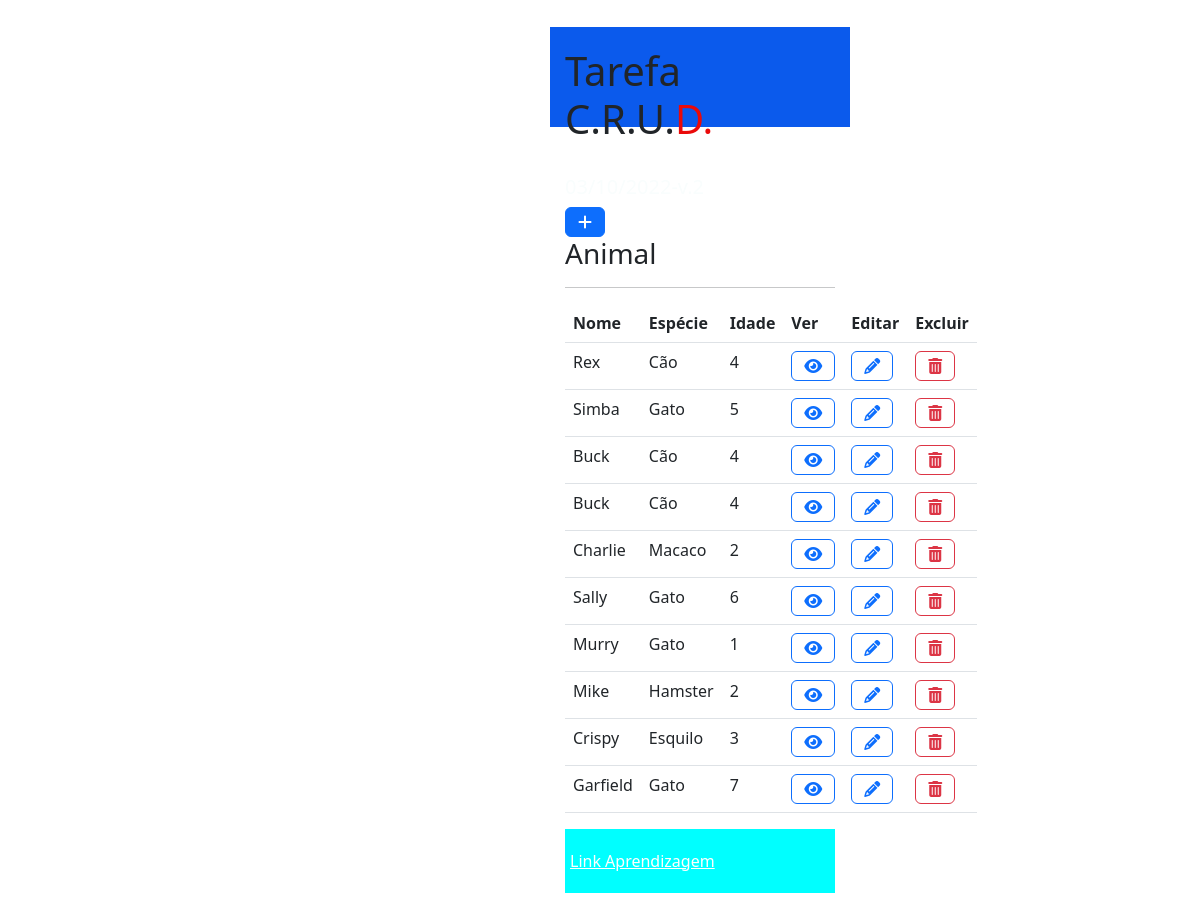
The page /lista/ (lower part) on the database as committed earlier.
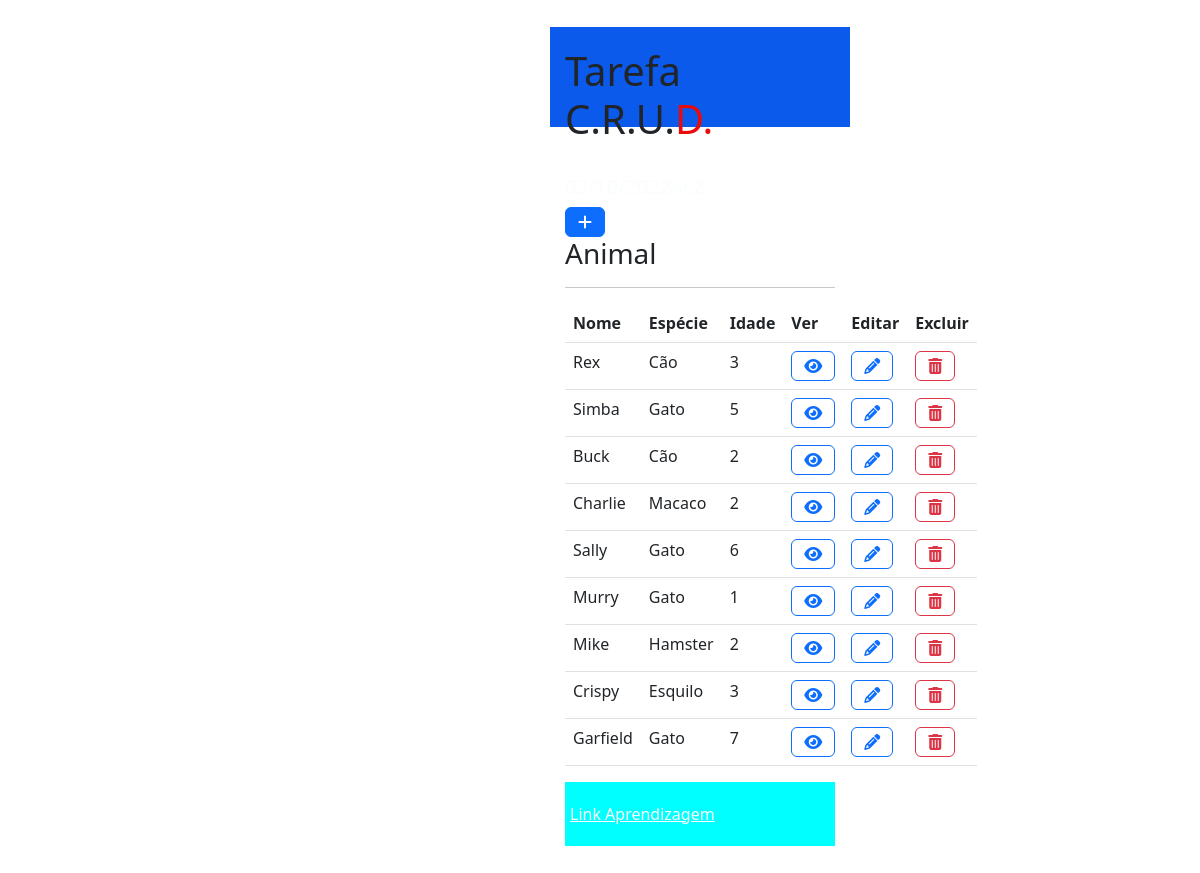
The same page on the database as committed later.
### apps/animal/models.py (models this page shows, shortened)
class Animal(models.Model):
    nome = models.CharField(max_length=50)
    especie = models.CharField(max_length=30)
    idade = models.IntegerField()

### apps/animal/views.py (the view)
# urls.py: path('lista/', AnimalListView.as_view(), name='lista'),
class AnimalListView(ListView):
    model = Animal

### apps/animal/templates/animal/animal_list.html
{% extends "base.html" %}
{% block content %}
<a class="btn btn-primary" href="{% url 'animal:novo' %}"><i class="fa-solid fa-plus"></i></a>
<table class="table">
    <h3>Animal</h3>
    <hr>
<tr>
    <th>Nome</th>
    <th>Espécie</th>
    <th>Idade</th>
    <th>Ver</th>
    <th>Editar</th>
    <th>Excluir</th>
</tr>
{% for object in object_list %}
<tr>
    <td>{{ object.nome }}</td>
    <td>{{ object.especie }}</td>
    <td>{{ object.idade }}</td>
    <td><a class="btn btn-outline-primary" href="{% url 'animal:detalhe' object.id %}"><i class="fa-solid fa-eye"></i></a></td>
    <td><a class="btn btn-outline-primary" href="{% url 'animal:atualizar' object.id %}"><i class="fa-solid fa-pencil"></td>
    <td><a class="btn btn-outline-danger" href="{% url 'animal:eliminar' object.id %}"><i class="fa-solid fa-trash-can"></td>
</tr>
{% endfor %}
</table>
{% endblock %}

Rows that differ between the two databases and show on the page:
removed Animal: nome "Buck", especie "Cão", idade "4"
changed Animal "Rex": idade "4" → "3"
changed Animal "Buck": idade "4" → "2"
